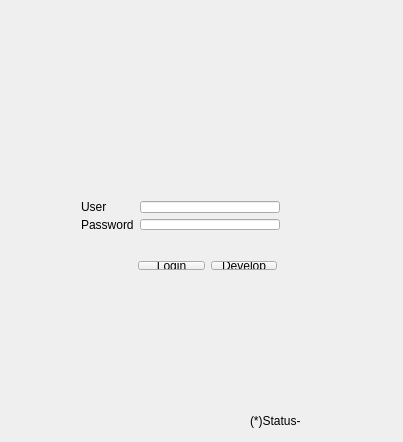
<?xml version="1.0" encoding="UTF-8"?>
<ui version="4.0">
 <class>Login</class>
 <widget class="QMainWindow" name="Login">
  <property name="geometry">
   <rect>
    <x>0</x>
    <y>0</y>
    <width>403</width>
    <height>442</height>
   </rect>
  </property>
  <property name="windowTitle">
   <string>Iniciar</string>
  </property>
  <widget class="QWidget" name="centralWidget">
   <widget class="QLabel" name="status">
    <property name="geometry">
     <rect>
      <x>250</x>
      <y>410</y>
      <width>141</width>
      <height>21</height>
     </rect>
    </property>
    <property name="text">
     <string>(*)Status-</string>
    </property>
   </widget>
   <widget class="QWidget" name="layoutWidget">
    <property name="geometry">
     <rect>
      <x>70</x>
      <y>190</y>
      <width>221</width>
      <height>51</height>
     </rect>
    </property>
    <layout class="QGridLayout" name="gridLayout">
     <item row="0" column="0">
      <widget class="QLabel" name="Usr_label">
       <property name="text">
        <string>User</string>
       </property>
      </widget>
     </item>
     <item row="0" column="1">
      <widget class="QLineEdit" name="user"/>
     </item>
     <item row="1" column="0">
      <widget class="QLabel" name="Pass_label">
       <property name="text">
        <string>Password</string>
       </property>
      </widget>
     </item>
     <item row="1" column="1">
      <widget class="QLineEdit" name="password">
       <property name="echoMode">
        <enum>QLineEdit::Password</enum>
       </property>
      </widget>
     </item>
    </layout>
   </widget>
   <widget class="QWidget" name="layoutWidget">
    <property name="geometry">
     <rect>
      <x>127</x>
      <y>250</y>
      <width>161</width>
      <height>31</height>
     </rect>
    </property>
    <layout class="QGridLayout" name="gridLayout_2">
     <item row="0" column="0">
      <widget class="QPushButton" name="Log">
       <property name="text">
        <string>Login</string>
       </property>
      </widget>
     </item>
     <item row="0" column="1">
      <widget class="QPushButton" name="Develop">
       <property name="text">
        <string>Develop</string>
       </property>
      </widget>
     </item>
    </layout>
   </widget>
   <widget class="QLabel" name="label">
    <property name="geometry">
     <rect>
      <x>120</x>
      <y>162</y>
      <width>171</width>
      <height>21</height>
     </rect>
    </property>
    <property name="styleSheet">
     <string notr="true">color: rgb(255, 0, 0);
</string>
    </property>
    <property name="text">
     <string/>
    </property>
   </widget>
  </widget>
 </widget>
 <layoutdefault spacing="6" margin="11"/>
 <resources/>
 <connections/>
</ui>
